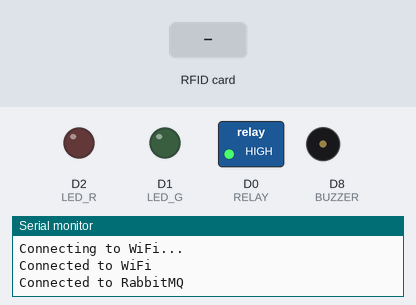
Bench run of a sketch on a simulated ESP8266 (NodeMCU). Shown: switched loads named in the sketch (green lamp = pin HIGH), output pins drawn as LEDs (lit = HIGH), buzzer (waves = sounding), the last lines printed to the serial monitor. The test bench sets the inputs (shaded band). WiFi joins after 1.5 s; servers stay silent unless stated; no MQTT or app messages arrive unless stated.

Above: at 3.3 s.
3.4 s: RFID card 33 91 6B A9 held to the reader
At 5.3 s:
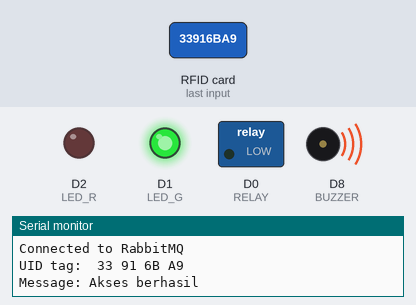
At 6.3 s:
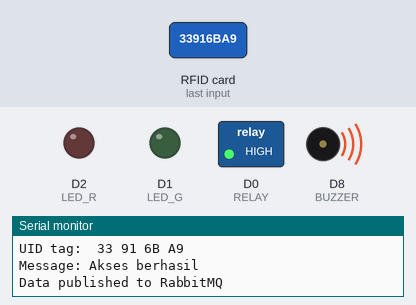
6.4 s: RFID card 5E 7A 19 C4 held to the reader
At 8.7 s:
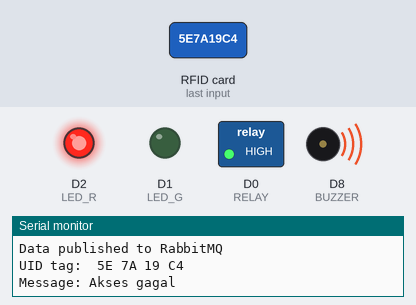
Timing chart, 0 to 11.7 s (numbered marks = the images above; inputs shaded):
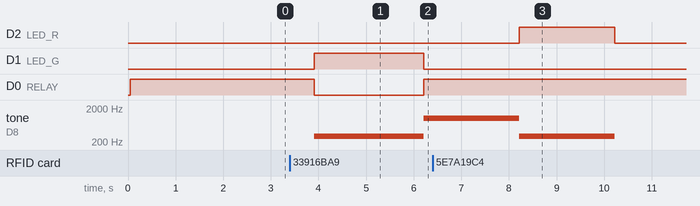

The sketch:

smartlock_UAS.ino
```cpp
#include <SPI.h>
#include <MFRC522.h>
#include <PubSubClient.h>
#include <ESP8266WiFi.h>

#define SS_PIN D4
#define RST_PIN D3
#define LED_G D1 //define green LED pin
#define LED_R D2 //define red LED
#define RELAY D0 //relay pin
#define BUZZER D8 //buzzer pin
#define ACCESS_DELAY 2000
#define DENIED_DELAY 1000

MFRC522 mfrc522(SS_PIN, RST_PIN);   // Create MFRC522 instance.

// WiFi and MQTT settings
#define SSID "Up"
#define SSID_PASSWORD "asdfghjkl"

const char* mqtt_server = "103.167.112.188";
const int mqtt_port = 1883;
const char* mqtt_user = "/fik:fik";
const char* mqtt_password = "fik123";
const char* queue_name = "smartlock";

String status = "";

WiFiClient wifiClient;
PubSubClient client(wifiClient);

void setup()
{
  Serial.begin(115200);   // Initiate a serial communication
  SPI.begin();          // Initiate SPI bus
  mfrc522.PCD_Init();   // Initiate MFRC522
  pinMode(LED_G, OUTPUT);
  pinMode(LED_R, OUTPUT);
  pinMode(RELAY, OUTPUT);
  pinMode(BUZZER, OUTPUT);
  noTone(BUZZER);
  digitalWrite(RELAY, HIGH);
  Serial.println("Put your card to the reader...");
  Serial.println();

 // Menghubungkan ke jaringan WiFi
  WiFi.begin(SSID, SSID_PASSWORD);
  while (WiFi.status() != WL_CONNECTED) {
    delay(1000);
    Serial.println("Connecting to WiFi...");
  }
  Serial.println("Connected to WiFi");

  // Menghubungkan ke RabbitMQ server
  client.setServer(mqtt_server, mqtt_port);
  while (!client.connected()) {
    if (client.connect("ArduinoClient", mqtt_user, mqtt_password)) {
      Serial.println("Connected to RabbitMQ");
    } else {
      Serial.print("Failed to connect to RabbitMQ");
      Serial.println(client.state());
      delay(5000);
    }
  }
}

void loop()
{
  // Look for new cards
  if (!mfrc522.PICC_IsNewCardPresent())
  {
    return;
  }
  // Select one of the cards
  if (!mfrc522.PICC_ReadCardSerial())
  {
    return;
  }
  // Show UID on the serial monitor
  Serial.print("UID tag: ");
  String content = "";
  for (byte i = 0; i < mfrc522.uid.size; i++)
  {
    Serial.print(mfrc522.uid.uidByte[i] < 0x10 ? " 0" : " ");
    Serial.print(mfrc522.uid.uidByte[i], HEX);
    content.concat(String(mfrc522.uid.uidByte[i] < 0x10 ? " 0" : " "));
    content.concat(String(mfrc522.uid.uidByte[i], HEX));
  }
  Serial.println();
  Serial.print("Message: ");
  content.toUpperCase();

  if (content.substring(1) == "33 91 6B A9") // change here the UID of the card/cards that you want to give access
  {
    Serial.println("Akses berhasil");
    status = "Akses berhasil";
    Serial.println();
    delay(500);
    digitalWrite(RELAY, LOW);
    digitalWrite(LED_G, HIGH);
    tone(BUZZER, 300);
    delay(300);
    delay(ACCESS_DELAY);
    digitalWrite(RELAY, HIGH);
    digitalWrite(LED_G, LOW);
    tone(BUZZER, 1000);
  }
  else
  {
    Serial.println("Akses gagal");
    status = "Akses gagal";
    digitalWrite(LED_R, HIGH);
    tone(BUZZER, 300);
    delay(1000);
    delay(DENIED_DELAY);
    digitalWrite(LED_R, LOW);
    noTone(BUZZER);
}

if (client.connected()) {
    char message[100];
    snprintf(message, sizeof(message), "{\"status\": \"%s\"}", status.c_str());
    client.publish(queue_name, message);
    Serial.println("Data published to RabbitMQ");
  } else {
    Serial.println("Failed to publish data. MQTT client disconnected");
  }

  delay(2000);
}
```

Measured:
- after the input at 3.4 s, D1 (LED_G): LOW → HIGH after 0.51 s, → LOW 2.3 s later; D0 (RELAY): HIGH → LOW after 0.51 s, → HIGH 2.3 s later; tone on D8 (BUZZER): silent → 300 Hz after 0.51 s, → 1000 Hz 2.3 s later
- after the input at 6.4 s, D2 (LED_R): LOW → HIGH after 1.8 s, → LOW 2.0 s later; tone on D8 (BUZZER): 1000 Hz → 300 Hz after 1.8 s, → silent 2.0 s later
